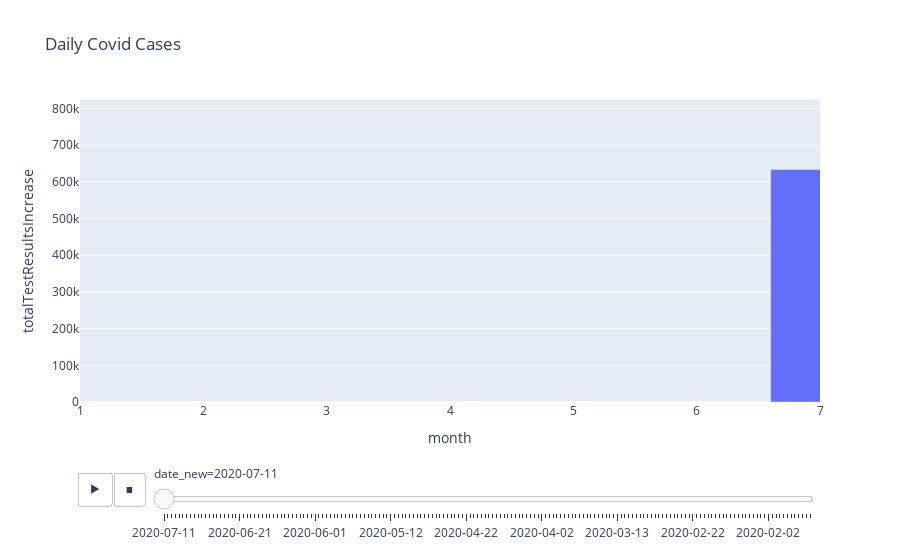

The cell this chart's notebook holds for it:
### Code cell
px.bar(df
           ,x="month"
           ,y="totalTestResultsIncrease"
           ,animation_frame="date_new"
#            ,animation_group="month"
#            ,size="positiveIncrease"
#            ,color="month"
           ,hover_name="totalTestResultsIncrease"
#            ,log_x=True
#            ,size_max=55
           ,range_x=x_range
           ,range_y=y_range
           ,title="Daily Covid Cases"
#            ,barmode='group'
          )
